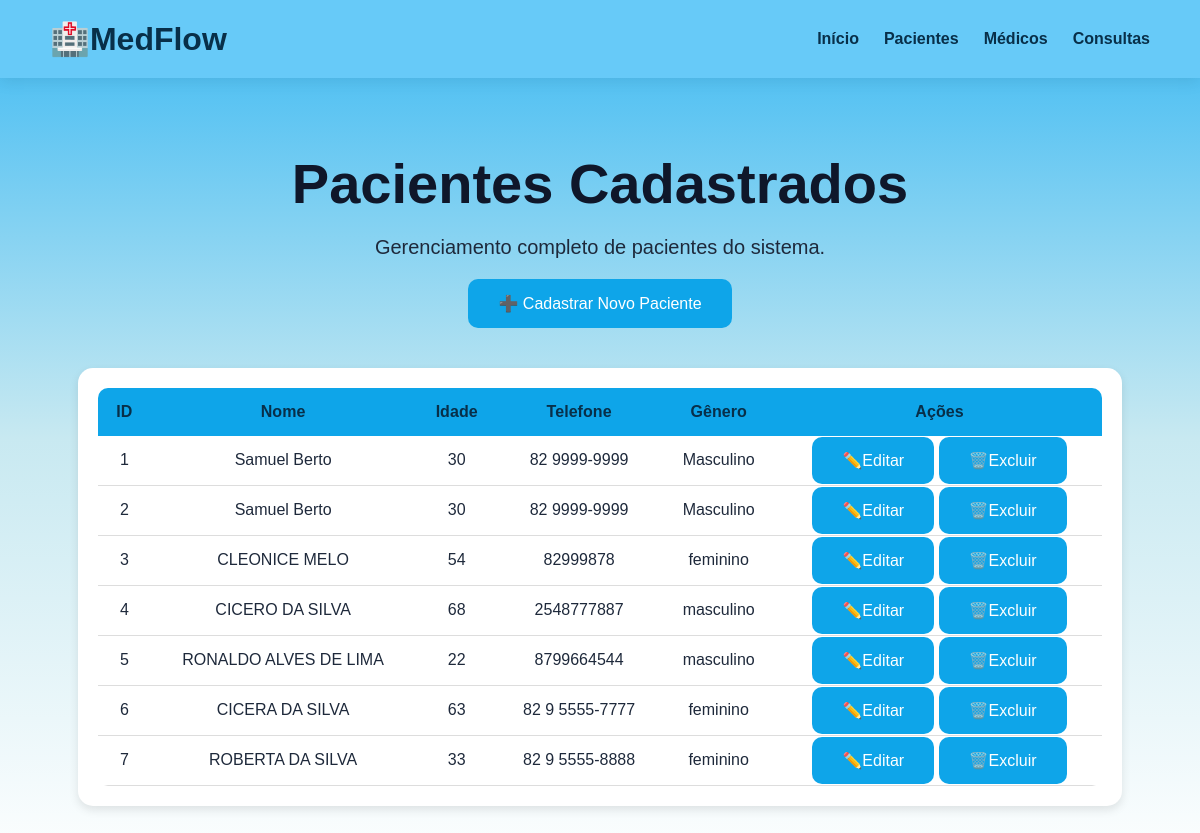
The app's page /pacientes, older data.
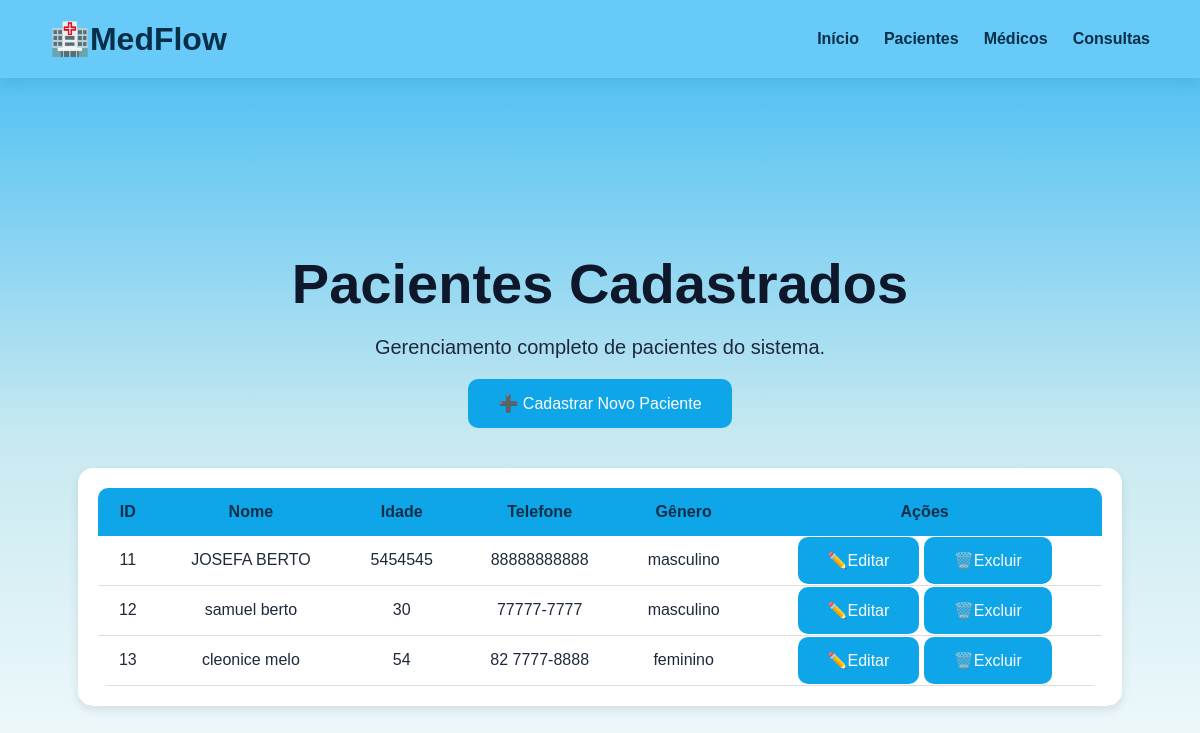
The same page, newer data.
### tables this page shows
CREATE TABLE pacientes (
                   id INTEGER PRIMARY KEY AUTOINCREMENT,
                   nome TEXT NOT NULL,
                   idade INTEGER,
                   telefone TEXT,
                   genero TEXT
                   );

### app.py (the view)
@app.route("/pacientes")
def pacientes():
    conexao = conectar()
    cursor = conexao.cursor()
    cursor.execute("SELECT * FROM pacientes")
    pacientes = cursor.fetchall()
    lista_pacientes = []
    for paciente in pacientes:
        lista_pacientes.append({
            "id": paciente[0],
            "nome": paciente[1],
            "idade": paciente[2],
            "telefone": paciente[3],
            "genero": paciente[4]
        })
    conexao.close()
    return render_template("pacientes.html", pacientes=lista_pacientes
                           )

### database/conexao.py (called while the page is built)
def conectar():
    conexao = sqlite3.connect('medflow.db')
    return conexao

### templates/pacientes.html (shortened to what this page needs)
<!DOCTYPE html>
<html lang="pt-br">
<head>
    <link rel="stylesheet" href="{{ url_for('static', filename='css/style.css') }}">
</head>
<body>
    <nav class="navbar">
        <div class="logo">🏥MedFlow</div>
        <div class="menu">
            <a href="/">Início</a>
            <a href="/pacientes">Pacientes</a>
            <a href="/medicos">Médicos</a>
            <a href="/consultas">Consultas</a>
        </div>
    </nav>
    <section class="hero">
        <h1>Pacientes Cadastrados</h1>
        <p> Gerenciamento completo de pacientes do sistema.</p>
        <a href="/novo-paciente" class="btn">
            ➕ Cadastrar Novo Paciente
        </a>
        <div class="tabela-container">
    <table>
        <thead>
            <tr>
                <th>ID</th>
                <th>Nome</th>
                <th>Idade</th>
                <th>Telefone</th>
                <th>Gênero</th>
                <th>Ações</th>
            </tr>
        </thead>
        <tbody>
            {% for paciente in pacientes %}
            <tr>
                <td>{{ paciente.id }}</td>
                <td>{{ paciente.nome }}</td>
                <td>{{ paciente.idade }}</td>
                <td>{{ paciente.telefone }}</td>
                <td>{{ paciente.genero }}</td>
                <td>
                    <a href="/editar-paciente/{{paciente.id}}" class="btn">✏️Editar</a>
                    <a href="/excluir-paciente/{{paciente.id}}" class="btn">🗑️Excluir</a>
                </td>
            </tr>
            {% endfor %}
        </tbody>
    </table>
</div>
    </section>
</body>
</html>

### static/css/style.css (style rules this page uses)
* { margin: 0; padding: 0; box-sizing: border-box; }
body { font-family: Arial, sans-serif; background: linear-gradient( 180deg, #3bb9f3 0%, #c8e9f1 50%, #ffffff 100% ); color: #1e293b; }
.navbar { background: #67caf8; display: flex; justify-content: space-between; align-items: center; padding: 20px 50px; box-shadow: 0 4px 15px rgba(0,0,0,0.08); position: sticky; top: 0; z-index: 1000; }
.logo { font-size: 32px; font-weight: 700; color: #082f49; }
.menu { display: flex; gap: 25px; }
.menu a { color: #082f49; text-decoration: none; font-weight: 600; transition: 0.3s; }
.hero { height: 85vh; display: flex; flex-direction: column; justify-content: center; align-items: center; text-align: center; padding: 20px; }
.hero h1 { font-size: 56px; margin-bottom: 20px; }
.hero p { font-size: 20px; max-width: 700px; margin-bottom: 20px; }
.btn { background-color: #0ea5e9; color: white; padding: 15px 30px; border-radius: 10px; text-decoration: none; transition: 0.3s; }
.tabela-container { width: 90%; margin-top: 40px; background-color: white; padding: 20px; border-radius: 15px; box-shadow: 0px 4px 10px rgba(0, 0, 0, 0.1); }
table { width: 100%; border-collapse: collapse; }
th { background-color: #0ea5e9; color:#082f49; padding: 15px; font-weight: 600; letter-spacing: 0.05px; }
td { padding: 15px; border-bottom: 1px solid #ddd; }
.hero { min-height: 100vh; }
.hero h1 { color: #0f172a; }
table { background-color: white; border-radius: 10px; overflow: hidden; }

Row changes from the older to the newer data that the page shows:
removed pacientes: id "1", nome "Samuel Berto", idade "30", telefone "82 9999-9999", genero "Masculino"
removed pacientes: id "2", nome "Samuel Berto", idade "30", telefone "82 9999-9999", genero "Masculino"
removed pacientes: id "3", nome "CLEONICE MELO", idade "54", telefone "82999878", genero "feminino"
removed pacientes: id "4", nome "CICERO DA SILVA", idade "68", telefone "2548777887", genero "masculino"
removed pacientes: id "5", nome "RONALDO ALVES DE LIMA", idade "22", telefone "8799664544", genero "masculino"
removed pacientes: id "6", nome "CICERA DA SILVA", idade "63", telefone "82 9 5555-7777", genero "feminino"
removed pacientes: id "7", nome "ROBERTA DA SILVA", idade "33", telefone "82 9 5555-8888", genero "feminino"
added pacientes: id "11", nome "JOSEFA BERTO", idade "5454545", telefone "88888888888", genero "masculino"
added pacientes: id "12", nome "samuel berto", idade "30", telefone "77777-7777", genero "masculino"
added pacientes: id "13", nome "cleonice melo", idade "54", telefone "82 7777-8888", genero "feminino"
